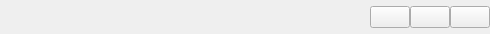
<?xml version="1.0" encoding="UTF-8"?>
<ui version="4.0">
 <class>TitleBar</class>
 <widget class="QWidget" name="TitleBar">
  <property name="geometry">
   <rect>
    <x>0</x>
    <y>0</y>
    <width>490</width>
    <height>34</height>
   </rect>
  </property>
  <property name="maximumSize">
   <size>
    <width>16777215</width>
    <height>34</height>
   </size>
  </property>
  <property name="windowTitle">
   <string>Form</string>
  </property>
  <layout class="QGridLayout" name="gridLayout">
   <property name="leftMargin">
    <number>0</number>
   </property>
   <property name="topMargin">
    <number>0</number>
   </property>
   <property name="rightMargin">
    <number>0</number>
   </property>
   <property name="bottomMargin">
    <number>0</number>
   </property>
   <property name="spacing">
    <number>0</number>
   </property>
   <item row="0" column="0">
    <layout class="QHBoxLayout" name="horizontalLayout">
     <property name="spacing">
      <number>0</number>
     </property>
     <property name="leftMargin">
      <number>0</number>
     </property>
     <item>
      <widget class="QLabel" name="m_lab_icon">
       <property name="minimumSize">
        <size>
         <width>40</width>
         <height>20</height>
        </size>
       </property>
       <property name="maximumSize">
        <size>
         <width>100</width>
         <height>28</height>
        </size>
       </property>
       <property name="styleSheet">
        <string notr="true">image: url(:/AngStrong/image_ico/window_icon/camera.ico);</string>
       </property>
       <property name="text">
        <string/>
       </property>
      </widget>
     </item>
     <item>
      <spacer name="horizontalSpacer">
       <property name="orientation">
        <enum>Qt::Horizontal</enum>
       </property>
       <property name="sizeHint" stdset="0">
        <size>
         <width>120</width>
         <height>13</height>
        </size>
       </property>
      </spacer>
     </item>
     <item>
      <spacer name="horizontalSpacer_2">
       <property name="orientation">
        <enum>Qt::Horizontal</enum>
       </property>
       <property name="sizeHint" stdset="0">
        <size>
         <width>20</width>
         <height>20</height>
        </size>
       </property>
      </spacer>
     </item>
     <item>
      <widget class="QPushButton" name="m_btn_min">
       <property name="toolTip">
        <string>最小化</string>
       </property>
       <property name="text">
        <string/>
       </property>
       <property name="icon">
        <iconset resource="angstrong.qrc">
         <normaloff>:/AngStrong/image_ico/button/Minimize_normal.png</normaloff>
         <normalon>:/AngStrong/image_ico/button/Minimize_hover.png</normalon>:/AngStrong/image_ico/button/Minimize_normal.png</iconset>
       </property>
      </widget>
     </item>
     <item>
      <widget class="QPushButton" name="m_btn_max">
       <property name="toolTip">
        <string>最大化</string>
       </property>
       <property name="text">
        <string/>
       </property>
       <property name="icon">
        <iconset resource="angstrong.qrc">
         <normaloff>:/AngStrong/image_ico/button/max_normal.png</normaloff>
         <normalon>:/AngStrong/image_ico/button/max_hover.png</normalon>:/AngStrong/image_ico/button/max_normal.png</iconset>
       </property>
      </widget>
     </item>
     <item>
      <widget class="QPushButton" name="m_btn_close">
       <property name="toolTip">
        <string>关闭</string>
       </property>
       <property name="text">
        <string/>
       </property>
       <property name="icon">
        <iconset resource="angstrong.qrc">
         <normaloff>:/AngStrong/image_ico/button/Close_normal.png</normaloff>
         <normalon>:/AngStrong/image_ico/button/Close_hover.png</normalon>:/AngStrong/image_ico/button/Close_normal.png</iconset>
       </property>
      </widget>
     </item>
    </layout>
   </item>
  </layout>
 </widget>
 <resources>
  <include location="angstrong.qrc"/>
 </resources>
 <connections/>
</ui>
